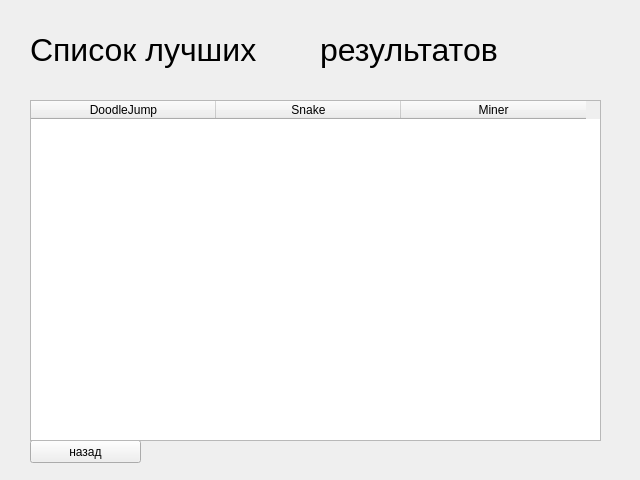
<?xml version="1.0" encoding="UTF-8"?>
<ui version="4.0">
 <class>leaders</class>
 <widget class="QMainWindow" name="leaders">
  <property name="geometry">
   <rect>
    <x>0</x>
    <y>0</y>
    <width>640</width>
    <height>480</height>
   </rect>
  </property>
  <property name="sizePolicy">
   <sizepolicy hsizetype="Fixed" vsizetype="Fixed">
    <horstretch>0</horstretch>
    <verstretch>0</verstretch>
   </sizepolicy>
  </property>
  <property name="windowTitle">
   <string>Таблица лидеров</string>
  </property>
  <property name="windowIcon">
   <iconset resource="photo.qrc">
    <normaloff>:/images/icon.ico</normaloff>:/images/icon.ico</iconset>
  </property>
  <widget class="QWidget" name="centralwidget">
   <widget class="QPushButton" name="pushButton">
    <property name="geometry">
     <rect>
      <x>30</x>
      <y>440</y>
      <width>111</width>
      <height>23</height>
     </rect>
    </property>
    <property name="text">
     <string>назад</string>
    </property>
   </widget>
   <widget class="QLabel" name="gamesLabel">
    <property name="geometry">
     <rect>
      <x>30</x>
      <y>30</y>
      <width>291</width>
      <height>40</height>
     </rect>
    </property>
    <property name="minimumSize">
     <size>
      <width>256</width>
      <height>32</height>
     </size>
    </property>
    <property name="maximumSize">
     <size>
      <width>500</width>
      <height>40</height>
     </size>
    </property>
    <property name="font">
     <font>
      <pointsize>24</pointsize>
      <kerning>true</kerning>
     </font>
    </property>
    <property name="text">
     <string>Список лучших</string>
    </property>
   </widget>
   <widget class="QTableWidget" name="tableWidget">
    <property name="geometry">
     <rect>
      <x>30</x>
      <y>100</y>
      <width>571</width>
      <height>341</height>
     </rect>
    </property>
    <property name="horizontalScrollBarPolicy">
     <enum>Qt::ScrollBarAlwaysOff</enum>
    </property>
    <property name="verticalScrollMode">
     <enum>QAbstractItemView::ScrollPerPixel</enum>
    </property>
    <property name="horizontalScrollMode">
     <enum>QAbstractItemView::ScrollPerPixel</enum>
    </property>
    <property name="sortingEnabled">
     <bool>true</bool>
    </property>
    <property name="rowCount">
     <number>0</number>
    </property>
    <property name="columnCount">
     <number>3</number>
    </property>
    <attribute name="horizontalHeaderDefaultSectionSize">
     <number>185</number>
    </attribute>
    <column>
     <property name="text">
      <string>DoodleJump</string>
     </property>
    </column>
    <column>
     <property name="text">
      <string>Snake</string>
     </property>
    </column>
    <column>
     <property name="text">
      <string>Miner</string>
     </property>
    </column>
   </widget>
   <widget class="QLabel" name="gamesLabel_2">
    <property name="geometry">
     <rect>
      <x>320</x>
      <y>30</y>
      <width>256</width>
      <height>40</height>
     </rect>
    </property>
    <property name="minimumSize">
     <size>
      <width>256</width>
      <height>32</height>
     </size>
    </property>
    <property name="maximumSize">
     <size>
      <width>500</width>
      <height>40</height>
     </size>
    </property>
    <property name="font">
     <font>
      <pointsize>24</pointsize>
      <kerning>true</kerning>
     </font>
    </property>
    <property name="text">
     <string>результатов</string>
    </property>
   </widget>
  </widget>
 </widget>
 <resources>
  <include location="photo.qrc"/>
 </resources>
 <connections/>
</ui>
